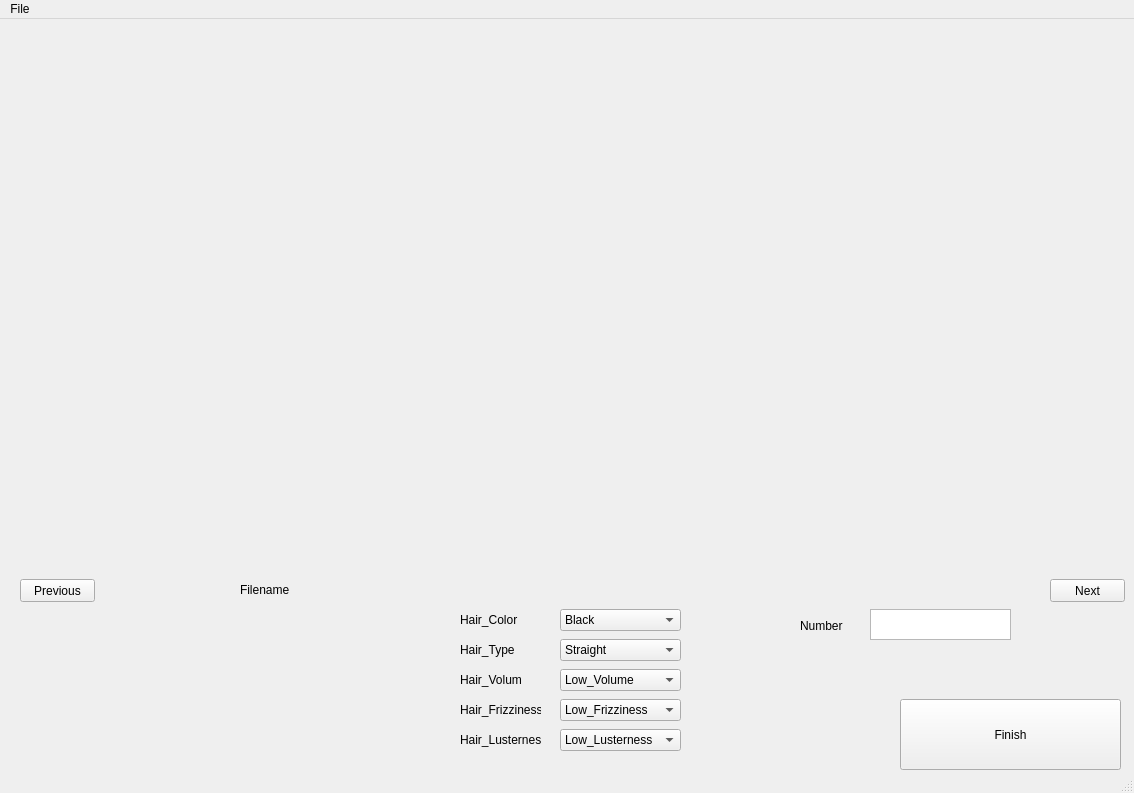
<?xml version="1.0" encoding="UTF-8"?>
<ui version="4.0">
 <class>Hair_Analysis</class>
 <widget class="QMainWindow" name="Hair_Analysis">
  <property name="geometry">
   <rect>
    <x>0</x>
    <y>0</y>
    <width>1134</width>
    <height>793</height>
   </rect>
  </property>
  <property name="windowTitle">
   <string>MainWindow</string>
  </property>
  <widget class="QWidget" name="centralwidget">
   <widget class="QLabel" name="Image">
    <property name="geometry">
     <rect>
      <x>0</x>
      <y>0</y>
      <width>1131</width>
      <height>551</height>
     </rect>
    </property>
    <property name="text">
     <string/>
    </property>
    <property name="pixmap">
     <pixmap>Face_Focus/FF2/00760[M2GBlo].jpg</pixmap>
    </property>
    <property name="scaledContents">
     <bool>true</bool>
    </property>
   </widget>
   <widget class="QPushButton" name="Previous">
    <property name="geometry">
     <rect>
      <x>20</x>
      <y>560</y>
      <width>75</width>
      <height>23</height>
     </rect>
    </property>
    <property name="text">
     <string>Previous</string>
    </property>
   </widget>
   <widget class="QPushButton" name="Next">
    <property name="geometry">
     <rect>
      <x>1050</x>
      <y>560</y>
      <width>75</width>
      <height>23</height>
     </rect>
    </property>
    <property name="text">
     <string>Next</string>
    </property>
   </widget>
   <widget class="QLabel" name="Hair_Color">
    <property name="geometry">
     <rect>
      <x>460</x>
      <y>590</y>
      <width>61</width>
      <height>21</height>
     </rect>
    </property>
    <property name="text">
     <string>Hair_Color</string>
    </property>
   </widget>
   <widget class="QLabel" name="Hair_Type">
    <property name="geometry">
     <rect>
      <x>460</x>
      <y>620</y>
      <width>61</width>
      <height>21</height>
     </rect>
    </property>
    <property name="text">
     <string>Hair_Type</string>
    </property>
   </widget>
   <widget class="QLabel" name="Hair_Volume">
    <property name="geometry">
     <rect>
      <x>460</x>
      <y>650</y>
      <width>61</width>
      <height>21</height>
     </rect>
    </property>
    <property name="text">
     <string>Hair_Volume</string>
    </property>
   </widget>
   <widget class="QLabel" name="Hair_Frizziness">
    <property name="geometry">
     <rect>
      <x>460</x>
      <y>680</y>
      <width>81</width>
      <height>21</height>
     </rect>
    </property>
    <property name="text">
     <string>Hair_Frizziness</string>
    </property>
   </widget>
   <widget class="QLabel" name="Hair_Lusterness">
    <property name="geometry">
     <rect>
      <x>460</x>
      <y>710</y>
      <width>81</width>
      <height>21</height>
     </rect>
    </property>
    <property name="text">
     <string>Hair_Lusterness</string>
    </property>
   </widget>
   <widget class="QPushButton" name="Finish">
    <property name="geometry">
     <rect>
      <x>900</x>
      <y>680</y>
      <width>221</width>
      <height>71</height>
     </rect>
    </property>
    <property name="text">
     <string>Finish</string>
    </property>
   </widget>
   <widget class="QLabel" name="Filename">
    <property name="geometry">
     <rect>
      <x>240</x>
      <y>560</y>
      <width>611</width>
      <height>21</height>
     </rect>
    </property>
    <property name="text">
     <string>Filename</string>
    </property>
   </widget>
   <widget class="QComboBox" name="Hair_Color_comboBox">
    <property name="geometry">
     <rect>
      <x>560</x>
      <y>590</y>
      <width>121</width>
      <height>22</height>
     </rect>
    </property>
    <item>
     <property name="text">
      <string>Black</string>
     </property>
    </item>
    <item>
     <property name="text">
      <string>Brown</string>
     </property>
    </item>
    <item>
     <property name="text">
      <string>Blond</string>
     </property>
    </item>
    <item>
     <property name="text">
      <string>Gray</string>
     </property>
    </item>
    <item>
     <property name="text">
      <string>Red</string>
     </property>
    </item>
    <item>
     <property name="text">
      <string>Others</string>
     </property>
    </item>
   </widget>
   <widget class="QComboBox" name="Hair_Type_comboBox">
    <property name="geometry">
     <rect>
      <x>560</x>
      <y>620</y>
      <width>121</width>
      <height>22</height>
     </rect>
    </property>
    <item>
     <property name="text">
      <string>Straight</string>
     </property>
    </item>
    <item>
     <property name="text">
      <string>Wavy</string>
     </property>
    </item>
    <item>
     <property name="text">
      <string>Curly</string>
     </property>
    </item>
    <item>
     <property name="text">
      <string>Coily</string>
     </property>
    </item>
    <item>
     <property name="text">
      <string>Others</string>
     </property>
    </item>
   </widget>
   <widget class="QComboBox" name="Hair_Volume_comboBox">
    <property name="geometry">
     <rect>
      <x>560</x>
      <y>650</y>
      <width>121</width>
      <height>22</height>
     </rect>
    </property>
    <item>
     <property name="text">
      <string>Low_Volume</string>
     </property>
    </item>
    <item>
     <property name="text">
      <string>Average_Volume</string>
     </property>
    </item>
    <item>
     <property name="text">
      <string>High_Volume</string>
     </property>
    </item>
   </widget>
   <widget class="QComboBox" name="Hair_Frizziness_comboBox">
    <property name="geometry">
     <rect>
      <x>560</x>
      <y>680</y>
      <width>121</width>
      <height>22</height>
     </rect>
    </property>
    <item>
     <property name="text">
      <string>Low_Frizziness</string>
     </property>
    </item>
    <item>
     <property name="text">
      <string>Average_Frizziness</string>
     </property>
    </item>
    <item>
     <property name="text">
      <string>High_Frizziness</string>
     </property>
    </item>
   </widget>
   <widget class="QComboBox" name="Hair_Lusterness_comboBox">
    <property name="geometry">
     <rect>
      <x>560</x>
      <y>710</y>
      <width>121</width>
      <height>22</height>
     </rect>
    </property>
    <item>
     <property name="text">
      <string>Low_Lusterness</string>
     </property>
    </item>
    <item>
     <property name="text">
      <string>Average_Lusterness</string>
     </property>
    </item>
    <item>
     <property name="text">
      <string>High_Lusterness</string>
     </property>
    </item>
   </widget>
   <widget class="QPlainTextEdit" name="Number_Text">
    <property name="geometry">
     <rect>
      <x>870</x>
      <y>590</y>
      <width>141</width>
      <height>31</height>
     </rect>
    </property>
   </widget>
   <widget class="QLabel" name="Number">
    <property name="geometry">
     <rect>
      <x>800</x>
      <y>600</y>
      <width>47</width>
      <height>13</height>
     </rect>
    </property>
    <property name="text">
     <string>Number</string>
    </property>
   </widget>
  </widget>
  <widget class="QMenuBar" name="menubar">
   <property name="geometry">
    <rect>
     <x>0</x>
     <y>0</y>
     <width>1134</width>
     <height>21</height>
    </rect>
   </property>
   <widget class="QMenu" name="menuFile">
    <property name="title">
     <string>File</string>
    </property>
    <addaction name="Source"/>
    <addaction name="Destination"/>
    <addaction name="Exit"/>
   </widget>
   <addaction name="menuFile"/>
  </widget>
  <widget class="QStatusBar" name="statusbar"/>
  <action name="Source">
   <property name="text">
    <string>Source</string>
   </property>
  </action>
  <action name="Exit">
   <property name="text">
    <string>Exit</string>
   </property>
  </action>
  <action name="Destination">
   <property name="text">
    <string>Destination</string>
   </property>
  </action>
 </widget>
 <resources/>
 <connections/>
</ui>
